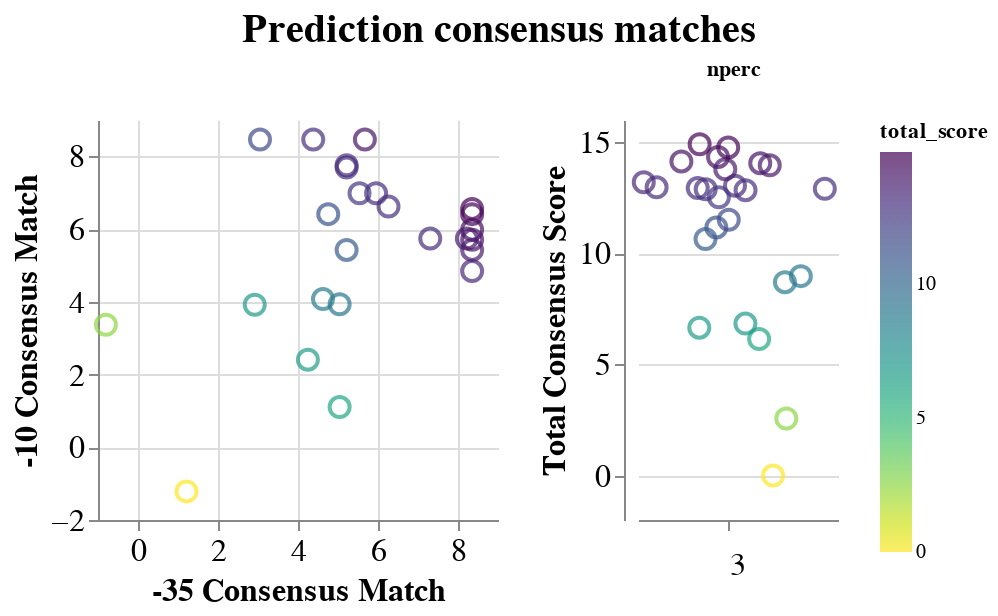

Notebook source saved alongside this figure:
### Code cell
combo

### Figure 1 — Vega-Lite specification as saved in the notebook (floating-point values rounded to 4 significant figures)
{"config": {"view": {"continuousWidth": 400, "continuousHeight": 300, "stroke": null}, "axis": {"labelFontSize": 16, "titleFontSize": 16}, "facet": {"spacing": 0}, "title": {"anchor": "middle", "fontSize": 20}}, "hconcat": [{"mark": "point", "encoding": {"color": {"type": "quantitative", "field": "total_score", "scale": {"scheme": "viridis"}, "sort": "descending"}, "size": {"value": 100}, "tooltip": [{"type": "nominal", "field": "desc"}, {"type": "nominal", "field": "hex1"}, {"type": "nominal", "field": "hex2"}, {"type": "quantitative", "field": "total_score"}], "x": {"type": "quantitative", "axis": {"title": "-35 Consensus Match"}, "field": "hex1_score"}, "y": {"type": "quantitative", "axis": {"title": "-10 Consensus Match"}, "field": "hex2_score"}}, "height": 200, "width": 200}, {"mark": "point", "encoding": {"color": {"type": "quantitative", "field": "total_score", "scale": {"scheme": "viridis"}, "sort": "descending"}, "column": {"type": "nominal", "field": "nperc", "header": {"labelAlign": "center", "labelAngle": 0, "labelFontSize": 16, "labelOrient": "bottom", "labelPadding": 25, "titleOrient": "top"}}, "size": {"value": 100}, "tooltip": [{"type": "nominal", "field": "desc"}, {"type": "nominal", "field": "hex1"}, {"type": "nominal", "field": "hex2"}, {"type": "quantitative", "field": "total_score"}], "x": {"type": "quantitative", "axis": {"grid": false, "labels": false, "ticks": true, "values": [0]}, "field": "jitter", "scale": {}, "title": null}, "y": {"type": "quantitative", "axis": {"title": "Total Consensus Score"}, "field": "total_score"}}, "height": 200, "transform": [{"calculate": "sqrt(-2*log(random()))*cos(2*PI*random())", "as": "jitter"}], "width": 100}], "data": {"name": "data-22028adb432b4f06079beb9bf7ace0d9"}, "title": "Prediction consensus matches", "$schema": "https://vega.github.io/schema/vega-lite/v4.0.2.json", "datasets": {"data-22028adb432b4f06079beb9bf7ace0d9": [{"nperc": 3, "locus_tag": "EQU24_RS02895", "desc": "EQU24_RS02895||exosortase system-associated protein, TIGR04073 family", "motif_block": "TTGACAACATTCAACCTTTAGGCTATTGT", "hex1": "TTGACA", "hex1_score": 8.353, "hex2": "TATTGT", "hex2_score": 5.705, "total_score": 14.06}, {"nperc": 3, "locus_tag": "EQU24_RS02970", "desc": "EQU24_RS02970|pqqA|pyrroloquinoline quinone precursor peptide PqqA", "motif_block": "TTGCTTTGCCTAAATTATCGTCGTATACT", "hex1": "TTGCTT", "hex1_score": 5.215, "hex2": "TATACT", "hex2_score": 7.692, "total_score": 12.91}, {"nperc": 3, "locus_tag": "EQU24_RS03495", "desc": "EQU24_RS03495||cold-shock protein", "motif_block": "TTGACTTTGGGGAAATAAGGCATAGAAT", "hex1": "TTGACT", "hex1_score": 7.306, "hex2": "TAGAAT", "hex2_score": 5.74, "total_score": 13.05}, {"nperc": 3, "locus_tag": "EQU24_RS07185", "desc": "EQU24_RS07185||glutamate--ammonia ligase", "motif_block": "TTGTAATTGAGATCAATTAGTTGCTTATAT", "hex1": "TTGTAA", "hex1_score": 5.04, "hex2": "TTATAT", "hex2_score": 3.934, "total_score": 8.974}, {"nperc": 3, "locus_tag": "EQU24_RS07390", "desc": "EQU24_RS07390|rpmI|50S ribosomal protein L35", "motif_block": "CTCAAGGAAACTTACTATTTTTAATCG", "hex1": "CTCAAG", "hex1_score": -0.8016, "hex2": "TAATCG", "hex2_score": 3.37, "total_score": 2.568}, {"nperc": 3, "locus_tag": "EQU24_RS10370", "desc": "EQU24_RS10370|acpP|acyl carrier protein", "motif_block": "GTGATATTTTTATAATATAAAGTATAAT", "hex1": "GTGATA", "hex1_score": 4.381, "hex2": "TATAAT", "hex2_score": 8.462, "total_score": 12.84}, {"nperc": 3, "locus_tag": "EQU24_RS12095", "desc": "EQU24_RS12095||cytochrome c", "motif_block": "TTGAATTTTTACGTTAAATCCCCTATTCT", "hex1": "TTGAAT", "hex1_score": 5.952, "hex2": "TATTCT", "hex2_score": 6.985, "total_score": 12.94}, {"nperc": 3, "locus_tag": "EQU24_RS12525", "desc": "EQU24_RS12525|ssrA|transfer-messenger RNA", "motif_block": "TTGCTAATGATGAATTTAATTGTTAATAT", "hex1": "TTGCTA", "hex1_score": 6.263, "hex2": "TAATAT", "hex2_score": 6.618, "total_score": 12.88}, {"nperc": 3, "locus_tag": "EQU24_RS15100", "desc": "EQU24_RS15100||HU family DNA-binding protein", "motif_block": "TTGACACTTTATGAGTCGTGTTGATATAAA", "hex1": "TTGACA", "hex1_score": 8.353, "hex2": "TATAAA", "hex2_score": 5.984, "total_score": 14.34}, {"nperc": 3, "locus_tag": "EQU24_RS15535", "desc": "EQU24_RS15535||hypothetical protein", "motif_block": "TTTACTAAGAAAGGCTGATCAAGGTATAGT", "hex1": "TTTACT", "hex1_score": 4.756, "hex2": "TATAGT", "hex2_score": 6.411, "total_score": 11.17}, {"nperc": 3, "locus_tag": "EQU24_RS15705", "desc": "EQU24_RS15705||cold-shock protein", "motif_block": "TCGATAGACACATCCCATACCTTTTATTCT", "hex1": "TCGATA", "hex1_score": 5.538, "hex2": "TATTCT", "hex2_score": 6.985, "total_score": 12.52}, {"nperc": 3, "locus_tag": "EQU24_RS15745", "desc": "EQU24_RS15745||cold-shock protein", "motif_block": "TTGCTTTCCTGATTAGCCGGCTTTATTAT", "hex1": "TTGCTT", "hex1_score": 5.215, "hex2": "TATTAT", "hex2_score": 7.756, "total_score": 12.97}, {"nperc": 3, "locus_tag": "EQU24_RS16195", "desc": "EQU24_RS16195||hypothetical protein", "motif_block": "TTGACATGTTTCTTCGATCATGTTAAAAA", "hex1": "TTGACA", "hex1_score": 8.353, "hex2": "TAAAAA", "hex2_score": 4.847, "total_score": 13.2}, {"nperc": 3, "locus_tag": "EQU24_RS18060", "desc": "EQU24_RS18060|rplM|50S ribosomal protein L13", "motif_block": "TTTATTGGGTCCTAAACAGAATAAACA", "hex1": "TTTATT", "hex1_score": 4.625, "hex2": "TAAACA", "hex2_score": 4.076, "total_score": 8.701}, {"nperc": 3, "locus_tag": "EQU24_RS18140", "desc": "EQU24_RS18140|moxF|PQQ-dependent dehydrogenase, methanol/ethanol family", "motif_block": "TTGTAACAACAAACACCGCAATCAATAG", "hex1": "TTGTAA", "hex1_score": 5.04, "hex2": "CAATAG", "hex2_score": 1.105, "total_score": 6.145}, {"nperc": 3, "locus_tag": "EQU24_RS18355", "desc": "EQU24_RS18355||hypothetical protein", "motif_block": "TTTATAAGATTTCCGTTTATTTTATAAT", "hex1": "TTTATA", "hex1_score": 5.672, "hex2": "TATAAT", "hex2_score": 8.462, "total_score": 14.13}, {"nperc": 3, "locus_tag": "EQU24_RS19105", "desc": "EQU24_RS19105|rpsT|30S ribosomal protein S20", "motif_block": "TTGACAATAGTAGCACTACGCAAGATAAT", "hex1": "TTGACA", "hex1_score": 8.353, "hex2": "GATAAT", "hex2_score": 5.426, "total_score": 13.78}, {"nperc": 3, "locus_tag": "EQU24_RS19315", "desc": "EQU24_RS19315|pmoC|methane monooxygenase/ammonia monooxygenase subunit C", "motif_block": "TTGACAAGCCTTTTCGAAATGATAAACT", "hex1": "TTGACA", "hex1_score": 8.353, "hex2": "TAAACT", "hex2_score": 6.554, "total_score": 14.91}, {"nperc": 3, "locus_tag": "EQU24_RS19765", "desc": "EQU24_RS19765|rnpB|RNase P RNA component class A", "motif_block": "CCGACATGTTTTTAATTCGCGTATAAT", "hex1": "CCGACA", "hex1_score": 3.05, "hex2": "TATAAT", "hex2_score": 8.462, "total_score": 11.51}, {"nperc": 3, "locus_tag": "EQU24_RS21040", "desc": "EQU24_RS21040|rpmB|50S ribosomal protein L28", "motif_block": "TTCTCGTTGAACGGACGTTTTTTCTTTCG", "hex1": "TTCTCG", "hex1_score": 1.212, "hex2": "CTTTCG", "hex2_score": -1.213, "total_score": -0.00134}, {"nperc": 3, "locus_tag": "EQU24_RS21560", "desc": "EQU24_RS21560|fbaA|class II fructose-bisphosphate aldolase", "motif_block": "TTGTCGCGAAAACGGGTTTGTTTTTTGAT", "hex1": "TTGTCG", "hex1_score": 4.247, "hex2": "TTTGAT", "hex2_score": 2.408, "total_score": 6.656}, {"nperc": 3, "locus_tag": "EQU24_RS21565", "desc": "EQU24_RS21565||transaldolase", "motif_block": "CCGATATAGGAATTTGCTGATTAAATACT", "hex1": "CCGATA", "hex1_score": 2.919, "hex2": "AATACT", "hex2_score": 3.919, "total_score": 6.838}, {"nperc": 3, "locus_tag": "EQU24_RS21665", "desc": "EQU24_RS21665|trxA|thioredoxin TrxA", "motif_block": "TTGACAAAATAACGCCGGCACTCCTATAGT", "hex1": "TTGACA", "hex1_score": 8.353, "hex2": "TATAGT", "hex2_score": 6.411, "total_score": 14.76}, {"nperc": 3, "locus_tag": "EQU24_RS21720", "desc": "EQU24_RS21720||hypothetical protein", "motif_block": "TTGCTTTTATTTTGGGAATGAGGATAAT", "hex1": "TTGCTT", "hex1_score": 5.215, "hex2": "GATAAT", "hex2_score": 5.426, "total_score": 10.64}, {"nperc": 3, "locus_tag": "EQU24_RS22110", "desc": "EQU24_RS22110||hypothetical protein", "motif_block": "TTGATATTGCGGCAATCTACGTTAGAAT", "hex1": "TTGATA", "hex1_score": 8.222, "hex2": "TAGAAT", "hex2_score": 5.74, "total_score": 13.96}]}}
